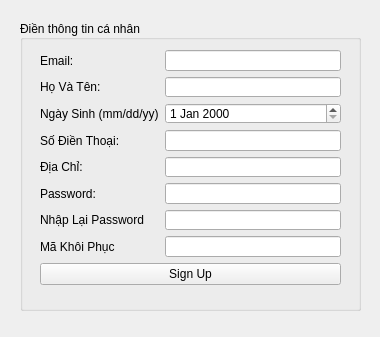
<?xml version="1.0" encoding="UTF-8"?>
<ui version="4.0">
 <class>Form</class>
 <widget class="QWidget" name="Form">
  <property name="geometry">
   <rect>
    <x>0</x>
    <y>0</y>
    <width>380</width>
    <height>337</height>
   </rect>
  </property>
  <property name="windowTitle">
   <string>Sign Up</string>
  </property>
  <property name="layoutDirection">
   <enum>Qt::LeftToRight</enum>
  </property>
  <widget class="QGroupBox" name="groupBox">
   <property name="geometry">
    <rect>
     <x>20</x>
     <y>20</y>
     <width>341</width>
     <height>291</height>
    </rect>
   </property>
   <property name="layoutDirection">
    <enum>Qt::LeftToRight</enum>
   </property>
   <property name="title">
    <string>Điền thông tin cá nhân</string>
   </property>
   <property name="alignment">
    <set>Qt::AlignLeading|Qt::AlignLeft|Qt::AlignVCenter</set>
   </property>
   <property name="flat">
    <bool>false</bool>
   </property>
   <widget class="QWidget" name="layoutWidget">
    <property name="geometry">
     <rect>
      <x>20</x>
      <y>30</y>
      <width>301</width>
      <height>235</height>
     </rect>
    </property>
    <layout class="QVBoxLayout" name="verticalLayout_2">
     <item>
      <layout class="QFormLayout" name="formLayout">
       <item row="0" column="0">
        <widget class="QLabel" name="usernameLabel">
         <property name="text">
          <string>Email:</string>
         </property>
        </widget>
       </item>
       <item row="0" column="1">
        <widget class="QLineEdit" name="usernameLineEdit"/>
       </item>
       <item row="1" column="0">
        <widget class="QLabel" name="hVTNLabel">
         <property name="text">
          <string>Họ Và Tên:</string>
         </property>
        </widget>
       </item>
       <item row="1" column="1">
        <widget class="QLineEdit" name="hVTNLineEdit"/>
       </item>
       <item row="2" column="0">
        <widget class="QLabel" name="ngYSinhLabel">
         <property name="text">
          <string>Ngày Sinh (mm/dd/yy)</string>
         </property>
        </widget>
       </item>
       <item row="2" column="1">
        <widget class="QDateEdit" name="ngYSinhDateEdit"/>
       </item>
       <item row="3" column="0">
        <widget class="QLabel" name="sINThoILabel">
         <property name="text">
          <string>Số Điền Thoại:</string>
         </property>
        </widget>
       </item>
       <item row="3" column="1">
        <widget class="QLineEdit" name="sINThoILineEdit"/>
       </item>
       <item row="4" column="0">
        <widget class="QLabel" name="aChLabel">
         <property name="text">
          <string>Địa Chỉ:</string>
         </property>
        </widget>
       </item>
       <item row="4" column="1">
        <widget class="QLineEdit" name="aChLineEdit"/>
       </item>
       <item row="5" column="0">
        <widget class="QLabel" name="passwordLabel">
         <property name="text">
          <string>Password: </string>
         </property>
        </widget>
       </item>
       <item row="5" column="1">
        <widget class="QLineEdit" name="passwordLineEdit"/>
       </item>
       <item row="6" column="0">
        <widget class="QLabel" name="nhPLIPasswordLabel">
         <property name="text">
          <string>Nhập Lại Password</string>
         </property>
        </widget>
       </item>
       <item row="6" column="1">
        <widget class="QLineEdit" name="nhPLIPasswordLineEdit"/>
       </item>
       <item row="7" column="0">
        <widget class="QLabel" name="mKhIPhCLabel">
         <property name="text">
          <string>Mã Khôi Phục</string>
         </property>
        </widget>
       </item>
       <item row="7" column="1">
        <widget class="QLineEdit" name="mKhIPhCLineEdit"/>
       </item>
      </layout>
     </item>
     <item>
      <widget class="QPushButton" name="pushButton">
       <property name="text">
        <string>Sign Up</string>
       </property>
      </widget>
     </item>
    </layout>
   </widget>
  </widget>
 </widget>
 <resources/>
 <connections/>
</ui>
